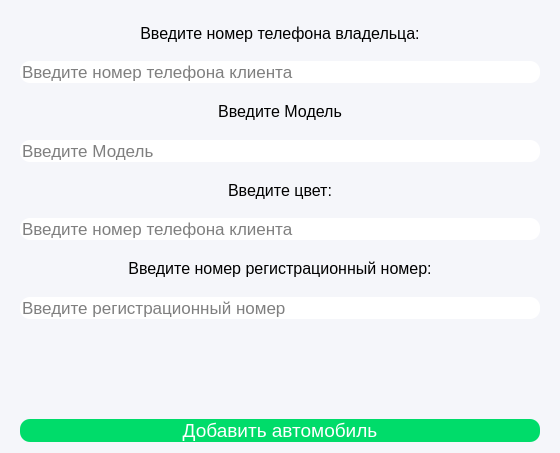
<?xml version="1.0" encoding="UTF-8"?>
<ui version="4.0">
 <class>Dialog</class>
 <widget class="QDialog" name="Dialog">
  <property name="geometry">
   <rect>
    <x>0</x>
    <y>0</y>
    <width>560</width>
    <height>453</height>
   </rect>
  </property>
  <property name="windowTitle">
   <string>Добавление Автомобиля</string>
  </property>
  <property name="styleSheet">
   <string notr="true">background-color: #F5F6FA</string>
  </property>
  <layout class="QGridLayout" name="gridLayout">
   <property name="leftMargin">
    <number>20</number>
   </property>
   <property name="rightMargin">
    <number>20</number>
   </property>
   <item row="7" column="0">
    <widget class="QLineEdit" name="model_edit">
     <property name="minimumSize">
      <size>
       <width>0</width>
       <height>0</height>
      </size>
     </property>
     <property name="font">
      <font>
       <family>MS Shell Dlg 2</family>
       <pointsize>13</pointsize>
      </font>
     </property>
     <property name="styleSheet">
      <string notr="true">#model_edit {
    border-radius: 10px; /* Устанавливаем радиус закругления углов */
    background-color: rgb(255, 255, 255); /* Цвет фона */
}
</string>
     </property>
     <property name="text">
      <string/>
     </property>
     <property name="placeholderText">
      <string>Введите Модель</string>
     </property>
    </widget>
   </item>
   <item row="20" column="0">
    <widget class="QLabel" name="error_label">
     <property name="minimumSize">
      <size>
       <width>0</width>
       <height>50</height>
      </size>
     </property>
     <property name="maximumSize">
      <size>
       <width>16777215</width>
       <height>22</height>
      </size>
     </property>
     <property name="font">
      <font>
       <pointsize>10</pointsize>
      </font>
     </property>
     <property name="styleSheet">
      <string notr="true">color: rgb(255, 0, 0)</string>
     </property>
     <property name="text">
      <string/>
     </property>
     <property name="alignment">
      <set>Qt::AlignBottom|Qt::AlignHCenter</set>
     </property>
     <property name="wordWrap">
      <bool>true</bool>
     </property>
    </widget>
   </item>
   <item row="5" column="0">
    <widget class="QLabel" name="label_2">
     <property name="font">
      <font>
       <pointsize>12</pointsize>
      </font>
     </property>
     <property name="text">
      <string>Введите Модель</string>
     </property>
     <property name="alignment">
      <set>Qt::AlignCenter</set>
     </property>
    </widget>
   </item>
   <item row="15" column="0">
    <widget class="QLabel" name="label_4">
     <property name="font">
      <font>
       <pointsize>12</pointsize>
      </font>
     </property>
     <property name="text">
      <string>Введите номер регистрационный номер:</string>
     </property>
     <property name="alignment">
      <set>Qt::AlignCenter</set>
     </property>
    </widget>
   </item>
   <item row="11" column="0">
    <widget class="QLineEdit" name="color_edit">
     <property name="minimumSize">
      <size>
       <width>0</width>
       <height>0</height>
      </size>
     </property>
     <property name="font">
      <font>
       <family>MS Shell Dlg 2</family>
       <pointsize>13</pointsize>
      </font>
     </property>
     <property name="styleSheet">
      <string notr="true">#color_edit {
    border-radius: 10px; /* Устанавливаем радиус закругления углов */
    background-color: rgb(255, 255, 255); /* Цвет фона */
}
</string>
     </property>
     <property name="text">
      <string/>
     </property>
     <property name="placeholderText">
      <string>Введите номер телефона клиента</string>
     </property>
    </widget>
   </item>
   <item row="19" column="0">
    <spacer name="verticalSpacer_2">
     <property name="orientation">
      <enum>Qt::Vertical</enum>
     </property>
     <property name="sizeHint" stdset="0">
      <size>
       <width>20</width>
       <height>40</height>
      </size>
     </property>
    </spacer>
   </item>
   <item row="17" column="0">
    <widget class="QLineEdit" name="license_plate_edit">
     <property name="minimumSize">
      <size>
       <width>0</width>
       <height>0</height>
      </size>
     </property>
     <property name="font">
      <font>
       <family>MS Shell Dlg 2</family>
       <pointsize>13</pointsize>
      </font>
     </property>
     <property name="styleSheet">
      <string notr="true">#license_plate_edit {
    border-radius: 10px; /* Устанавливаем радиус закругления углов */
    background-color: rgb(255, 255, 255); /* Цвет фона */
}
</string>
     </property>
     <property name="text">
      <string/>
     </property>
     <property name="placeholderText">
      <string>Введите регистрационный номер</string>
     </property>
    </widget>
   </item>
   <item row="9" column="0">
    <widget class="QLabel" name="label_3">
     <property name="font">
      <font>
       <pointsize>12</pointsize>
      </font>
     </property>
     <property name="text">
      <string>Введите цвет:</string>
     </property>
     <property name="alignment">
      <set>Qt::AlignCenter</set>
     </property>
    </widget>
   </item>
   <item row="3" column="0">
    <widget class="QLineEdit" name="number_client_edit">
     <property name="minimumSize">
      <size>
       <width>0</width>
       <height>0</height>
      </size>
     </property>
     <property name="font">
      <font>
       <family>MS Shell Dlg 2</family>
       <pointsize>13</pointsize>
      </font>
     </property>
     <property name="styleSheet">
      <string notr="true">#number_client_edit {
    border-radius: 10px; /* Устанавливаем радиус закругления углов */
    background-color: rgb(255, 255, 255); /* Цвет фона */
}
</string>
     </property>
     <property name="text">
      <string/>
     </property>
     <property name="placeholderText">
      <string>Введите номер телефона клиента</string>
     </property>
    </widget>
   </item>
   <item row="22" column="0">
    <widget class="QPushButton" name="add_button">
     <property name="palette">
      <palette>
       <active>
        <colorrole role="WindowText">
         <brush brushstyle="SolidPattern">
          <color alpha="255">
           <red>255</red>
           <green>255</green>
           <blue>255</blue>
          </color>
         </brush>
        </colorrole>
        <colorrole role="Button">
         <brush brushstyle="SolidPattern">
          <color alpha="255">
           <red>0</red>
           <green>220</green>
           <blue>106</blue>
          </color>
         </brush>
        </colorrole>
        <colorrole role="Text">
         <brush brushstyle="SolidPattern">
          <color alpha="255">
           <red>255</red>
           <green>255</green>
           <blue>255</blue>
          </color>
         </brush>
        </colorrole>
        <colorrole role="ButtonText">
         <brush brushstyle="SolidPattern">
          <color alpha="255">
           <red>255</red>
           <green>255</green>
           <blue>255</blue>
          </color>
         </brush>
        </colorrole>
        <colorrole role="Base">
         <brush brushstyle="SolidPattern">
          <color alpha="255">
           <red>0</red>
           <green>220</green>
           <blue>106</blue>
          </color>
         </brush>
        </colorrole>
        <colorrole role="Window">
         <brush brushstyle="SolidPattern">
          <color alpha="255">
           <red>0</red>
           <green>220</green>
           <blue>106</blue>
          </color>
         </brush>
        </colorrole>
       </active>
       <inactive>
        <colorrole role="WindowText">
         <brush brushstyle="SolidPattern">
          <color alpha="255">
           <red>255</red>
           <green>255</green>
           <blue>255</blue>
          </color>
         </brush>
        </colorrole>
        <colorrole role="Button">
         <brush brushstyle="SolidPattern">
          <color alpha="255">
           <red>0</red>
           <green>220</green>
           <blue>106</blue>
          </color>
         </brush>
        </colorrole>
        <colorrole role="Text">
         <brush brushstyle="SolidPattern">
          <color alpha="255">
           <red>255</red>
           <green>255</green>
           <blue>255</blue>
          </color>
         </brush>
        </colorrole>
        <colorrole role="ButtonText">
         <brush brushstyle="SolidPattern">
          <color alpha="255">
           <red>255</red>
           <green>255</green>
           <blue>255</blue>
          </color>
         </brush>
        </colorrole>
        <colorrole role="Base">
         <brush brushstyle="SolidPattern">
          <color alpha="255">
           <red>0</red>
           <green>220</green>
           <blue>106</blue>
          </color>
         </brush>
        </colorrole>
        <colorrole role="Window">
         <brush brushstyle="SolidPattern">
          <color alpha="255">
           <red>0</red>
           <green>220</green>
           <blue>106</blue>
          </color>
         </brush>
        </colorrole>
       </inactive>
       <disabled>
        <colorrole role="WindowText">
         <brush brushstyle="SolidPattern">
          <color alpha="255">
           <red>255</red>
           <green>255</green>
           <blue>255</blue>
          </color>
         </brush>
        </colorrole>
        <colorrole role="Button">
         <brush brushstyle="SolidPattern">
          <color alpha="255">
           <red>0</red>
           <green>220</green>
           <blue>106</blue>
          </color>
         </brush>
        </colorrole>
        <colorrole role="Text">
         <brush brushstyle="SolidPattern">
          <color alpha="255">
           <red>255</red>
           <green>255</green>
           <blue>255</blue>
          </color>
         </brush>
        </colorrole>
        <colorrole role="ButtonText">
         <brush brushstyle="SolidPattern">
          <color alpha="255">
           <red>255</red>
           <green>255</green>
           <blue>255</blue>
          </color>
         </brush>
        </colorrole>
        <colorrole role="Base">
         <brush brushstyle="SolidPattern">
          <color alpha="255">
           <red>0</red>
           <green>220</green>
           <blue>106</blue>
          </color>
         </brush>
        </colorrole>
        <colorrole role="Window">
         <brush brushstyle="SolidPattern">
          <color alpha="255">
           <red>0</red>
           <green>220</green>
           <blue>106</blue>
          </color>
         </brush>
        </colorrole>
       </disabled>
      </palette>
     </property>
     <property name="font">
      <font>
       <pointsize>14</pointsize>
      </font>
     </property>
     <property name="styleSheet">
      <string notr="true">#add_button {
   background-color:rgb(0, 220, 106); /* Цвет фона кнопки */
    border-radius: 10px; /* Устанавливаем радиус закругления углов */
    color: white; /* Цвет текста кнопки */
}
#add_button:hover {
                background-color:rgb(0, 152, 0);
}


</string>
     </property>
     <property name="text">
      <string>Добавить автомобиль</string>
     </property>
    </widget>
   </item>
   <item row="1" column="0">
    <widget class="QLabel" name="label">
     <property name="font">
      <font>
       <pointsize>12</pointsize>
      </font>
     </property>
     <property name="text">
      <string>Введите номер телефона владельца:</string>
     </property>
     <property name="alignment">
      <set>Qt::AlignCenter</set>
     </property>
    </widget>
   </item>
   <item row="21" column="0">
    <spacer name="verticalSpacer">
     <property name="orientation">
      <enum>Qt::Vertical</enum>
     </property>
     <property name="sizeHint" stdset="0">
      <size>
       <width>20</width>
       <height>40</height>
      </size>
     </property>
    </spacer>
   </item>
   <item row="0" column="0">
    <spacer name="verticalSpacer_3">
     <property name="orientation">
      <enum>Qt::Vertical</enum>
     </property>
     <property name="sizeHint" stdset="0">
      <size>
       <width>20</width>
       <height>40</height>
      </size>
     </property>
    </spacer>
   </item>
   <item row="6" column="0">
    <spacer name="verticalSpacer_6">
     <property name="orientation">
      <enum>Qt::Vertical</enum>
     </property>
     <property name="sizeHint" stdset="0">
      <size>
       <width>20</width>
       <height>40</height>
      </size>
     </property>
    </spacer>
   </item>
   <item row="8" column="0">
    <spacer name="verticalSpacer_7">
     <property name="orientation">
      <enum>Qt::Vertical</enum>
     </property>
     <property name="sizeHint" stdset="0">
      <size>
       <width>20</width>
       <height>40</height>
      </size>
     </property>
    </spacer>
   </item>
   <item row="2" column="0">
    <spacer name="verticalSpacer_4">
     <property name="orientation">
      <enum>Qt::Vertical</enum>
     </property>
     <property name="sizeHint" stdset="0">
      <size>
       <width>20</width>
       <height>40</height>
      </size>
     </property>
    </spacer>
   </item>
   <item row="10" column="0">
    <spacer name="verticalSpacer_8">
     <property name="orientation">
      <enum>Qt::Vertical</enum>
     </property>
     <property name="sizeHint" stdset="0">
      <size>
       <width>20</width>
       <height>40</height>
      </size>
     </property>
    </spacer>
   </item>
   <item row="4" column="0">
    <spacer name="verticalSpacer_5">
     <property name="orientation">
      <enum>Qt::Vertical</enum>
     </property>
     <property name="sizeHint" stdset="0">
      <size>
       <width>20</width>
       <height>40</height>
      </size>
     </property>
    </spacer>
   </item>
   <item row="16" column="0">
    <spacer name="verticalSpacer_10">
     <property name="orientation">
      <enum>Qt::Vertical</enum>
     </property>
     <property name="sizeHint" stdset="0">
      <size>
       <width>20</width>
       <height>40</height>
      </size>
     </property>
    </spacer>
   </item>
   <item row="12" column="0">
    <spacer name="verticalSpacer_9">
     <property name="orientation">
      <enum>Qt::Vertical</enum>
     </property>
     <property name="sizeHint" stdset="0">
      <size>
       <width>20</width>
       <height>40</height>
      </size>
     </property>
    </spacer>
   </item>
   <item row="18" column="0">
    <spacer name="verticalSpacer_11">
     <property name="orientation">
      <enum>Qt::Vertical</enum>
     </property>
     <property name="sizeHint" stdset="0">
      <size>
       <width>20</width>
       <height>40</height>
      </size>
     </property>
    </spacer>
   </item>
  </layout>
 </widget>
 <resources/>
 <connections/>
</ui>
